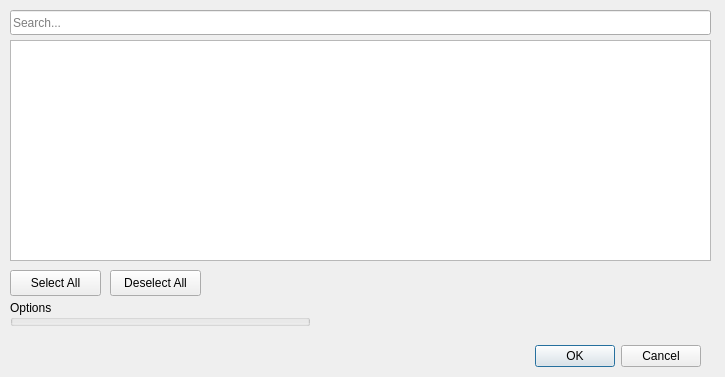
<?xml version="1.0" encoding="UTF-8"?>
<ui version="4.0">
 <class>GPMGridRasterReaderDialogAddLayer</class>
 <widget class="QDialog" name="GPMGridRasterReaderDialogAddLayer">
  <property name="geometry">
   <rect>
    <x>0</x>
    <y>0</y>
    <width>725</width>
    <height>377</height>
   </rect>
  </property>
  <property name="windowTitle">
   <string>Dialog</string>
  </property>
  <widget class="QDialogButtonBox" name="buttonBox">
   <property name="geometry">
    <rect>
     <x>360</x>
     <y>340</y>
     <width>341</width>
     <height>32</height>
    </rect>
   </property>
   <property name="orientation">
    <enum>Qt::Horizontal</enum>
   </property>
   <property name="standardButtons">
    <set>QDialogButtonBox::Cancel|QDialogButtonBox::Ok</set>
   </property>
  </widget>
  <widget class="QTableWidget" name="tableWidget">
   <property name="geometry">
    <rect>
     <x>10</x>
     <y>40</y>
     <width>701</width>
     <height>221</height>
    </rect>
   </property>
   <property name="selectionBehavior">
    <enum>QAbstractItemView::SelectRows</enum>
   </property>
  </widget>
  <widget class="QToolButton" name="toolButton">
   <property name="geometry">
    <rect>
     <x>10</x>
     <y>270</y>
     <width>91</width>
     <height>26</height>
    </rect>
   </property>
   <property name="text">
    <string>Select All</string>
   </property>
  </widget>
  <widget class="QToolButton" name="toolButton_2">
   <property name="geometry">
    <rect>
     <x>110</x>
     <y>270</y>
     <width>91</width>
     <height>26</height>
    </rect>
   </property>
   <property name="text">
    <string>Deselect All</string>
   </property>
  </widget>
  <widget class="QgsCollapsibleGroupBox" name="mGroupBox">
   <property name="geometry">
    <rect>
     <x>10</x>
     <y>300</y>
     <width>300</width>
     <height>26</height>
    </rect>
   </property>
   <property name="title">
    <string>Options</string>
   </property>
   <property name="collapsed">
    <bool>true</bool>
   </property>
  </widget>
  <widget class="QLineEdit" name="lineEdit">
   <property name="geometry">
    <rect>
     <x>10</x>
     <y>10</y>
     <width>701</width>
     <height>25</height>
    </rect>
   </property>
   <property name="text">
    <string/>
   </property>
   <property name="placeholderText">
    <string>Search...</string>
   </property>
  </widget>
 </widget>
 <customwidgets>
  <customwidget>
   <class>QgsCollapsibleGroupBox</class>
   <extends>QGroupBox</extends>
   <header>qgscollapsiblegroupbox.h</header>
   <container>1</container>
  </customwidget>
 </customwidgets>
 <resources/>
 <connections>
  <connection>
   <sender>buttonBox</sender>
   <signal>accepted()</signal>
   <receiver>GPMGridRasterReaderDialogAddLayer</receiver>
   <slot>accept()</slot>
   <hints>
    <hint type="sourcelabel">
     <x>248</x>
     <y>254</y>
    </hint>
    <hint type="destinationlabel">
     <x>157</x>
     <y>274</y>
    </hint>
   </hints>
  </connection>
  <connection>
   <sender>buttonBox</sender>
   <signal>rejected()</signal>
   <receiver>GPMGridRasterReaderDialogAddLayer</receiver>
   <slot>reject()</slot>
   <hints>
    <hint type="sourcelabel">
     <x>316</x>
     <y>260</y>
    </hint>
    <hint type="destinationlabel">
     <x>286</x>
     <y>274</y>
    </hint>
   </hints>
  </connection>
 </connections>
</ui>
